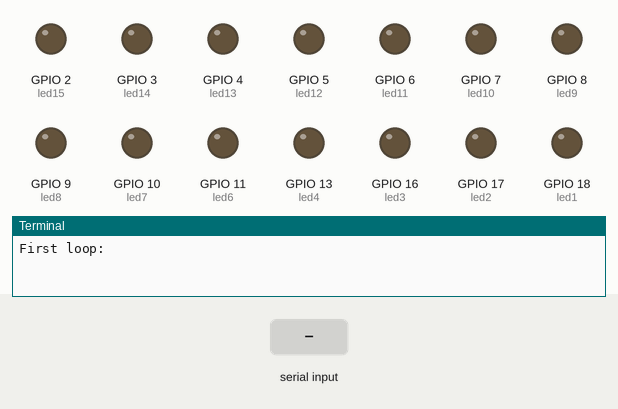
Recording of a program running on a simulated Raspberry Pi (BCM pin numbers). Parts: output pins drawn as LEDs (lit = HIGH), the last lines printed to the terminal. Inputs (shaded band) come from the test bench.

Above: at 1.2 s.
1.3 s: "5" typed at the terminal, then Enter
2.8 s: "90" typed at the terminal, then Enter
At 4.1 s:
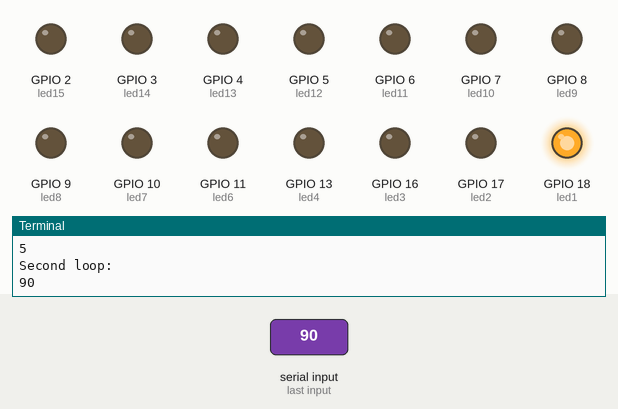
At 9.1 s:
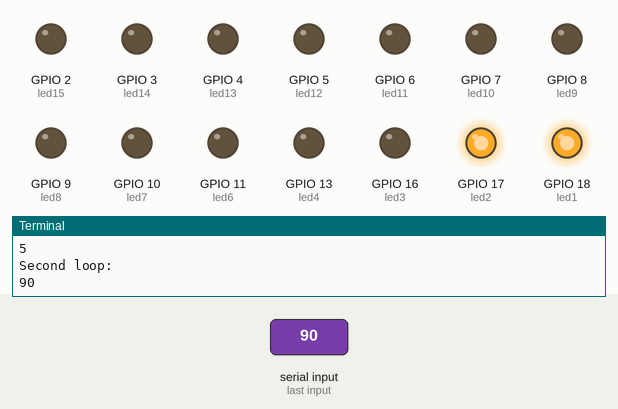
Timing chart, 0 to 19.3 s (numbered marks = the images above; inputs shaded):
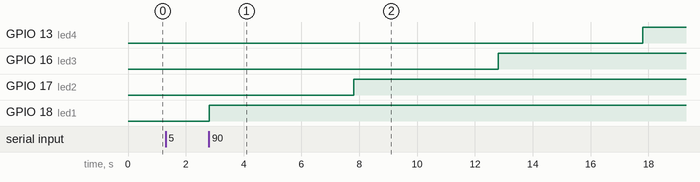

The program:

LED1.py
```python
from gpiozero import LED
import time

X = int(input("First loop: "))
Y = int(input("Second loop: "))

led1 = LED(18)
led2 = LED(17)
led3 = LED(16)
led4 = LED(13)
led5 = LED(12)
led6 = LED(11)
led7 = LED(10)
led8 = LED(9)
led9 = LED(8)
led10 = LED(7)
led11 = LED(6)
led12 = LED(5)
led13 = LED(4)
led14 = LED(3)
led15 = LED(2)
led16 = LED(19)
led17 = LED(20)
led18 = LED(21)
led19 = LED(22)
led20 = LED(23)
led21 = LED(24)
led22 = LED(25)
led23 = LED(26)
led24 = LED(27)

while True:
    #one sequence
    led1.toggle()
    time.sleep(X)
    led2.toggle()
    time.sleep(X)
    led3.toggle()
    time.sleep(X)
    led4.toggle()
    time.sleep(X)
    led5.toggle()
    time.sleep(5)
    led6.toggle()
    time.sleep(X)
    led7.toggle()
    time.sleep(X)
    led8.toggle()
    time.sleep(X)
    led9.toggle()
    time.sleep(X)
    led10.toggle()
    time.sleep(X)
    led11.toggle()
    time.sleep(X)
    led12.toggle()
    time.sleep(5)
    led13.toggle()
    time.sleep(X)
    led14.toggle()
    time.sleep(X)
    led15.toggle()
    time.sleep(X)
    led16.toggle()
    time.sleep(X)
    led17.toggle()
    time.sleep(X)
    led18.toggle()
    time.sleep(X)
    led19.toggle()
    time.sleep(X)
    led20.toggle()
    time.sleep(X)
    led21.toggle()
    time.sleep(X)
    led22.toggle()
    time.sleep(X)
    led23.toggle()
    time.sleep(X)
    led24.toggle()
    time.sleep(X)
    led1.toggle()
    time.sleep(X)
    led2.toggle()
    time.sleep(X)
    led3.toggle()
    time.sleep(X)
    led4.toggle()
    time.sleep(X)
    led5.toggle()
    time.sleep(X)
    led6.toggle()
    time.sleep(X)
    led7.toggle()
    time.sleep(X)
    led8.toggle()
    time.sleep(X)
    led9.toggle()
    time.sleep(X)
    led10.toggle()
    time.sleep(X)
    led11.toggle()
    time.sleep(X)
    led12.toggle()
    time.sleep(X)
    led13.toggle()
    time.sleep(X)
    led14.toggle()
    time.sleep(X)
    led15.toggle()
    time.sleep(X)
    led16.toggle()
    time.sleep(X)
    led17.toggle()
    time.sleep(X)
    led18.toggle()
    time.sleep(X)
    led19.toggle()
    time.sleep(X)
    led20.toggle()
    time.sleep(X)
    led21.toggle()
    time.sleep(X)
    led22.toggle()
    time.sleep(X)
    led23.toggle()
    time.sleep(X)
    led24.toggle()
    time.sleep(X)
    #another sequence
    led1.toggle()
    time.sleep(Y)
    led1.toggle()
    led2.toggle()
    time.sleep(Y)
    led2.toggle()
    led3.toggle()
    time.sleep(Y)
    led3.toggle()
    led4.toggle()
    time.sleep(Y)
    led4.toggle()
    led5.toggle()
    time.sleep(Y)
    led5.toggle()
    led6.toggle()
    time.sleep(Y)
    led6.toggle()
    led7.toggle()
    time.sleep(Y)
    led7.toggle()
    led8.toggle()
    time.sleep(Y)
    led8.toggle()
    led9.toggle()
    time.sleep(Y)
    led9.toggle()
    led10.toggle()
    time.sleep(Y)
    led10.toggle()
    led11.toggle()
    time.sleep(Y)
    led11.toggle()
    led12.toggle()
    time.sleep(Y)
    led12.toggle()
    led13.toggle()
    time.sleep(Y)
    led13.toggle()
    led14.toggle()
    time.sleep(Y)
    led14.toggle()
    led15.toggle()
    time.sleep(Y)
    led15.toggle()
    led16.toggle()
    time.sleep(Y)
    led16.toggle()
    led17.toggle()
    time.sleep(Y)
    led17.toggle()
    led18.toggle()
    time.sleep(Y)
    led18.toggle()
    led19.toggle()
    time.sleep(Y)
    led19.toggle()
    led20.toggle()
    time.sleep(Y)
    led20.toggle()
    led21.toggle()
    time.sleep(Y)
    led21.toggle()
    led22.toggle()
    time.sleep(Y)
    led22.toggle()
    led23.toggle()
    time.sleep(Y)
    led23.toggle()
    led24.toggle()
    time.sleep(Y)
    led24.toggle()
```

Measured:
- after the input at 2.8 s, GPIO 13 (led4): LOW → HIGH after 15.0 s; GPIO 16 (led3): LOW → HIGH after 10.0 s; GPIO 17 (led2): LOW → HIGH after 5.0 s; GPIO 18 (led1): LOW → HIGH at once
